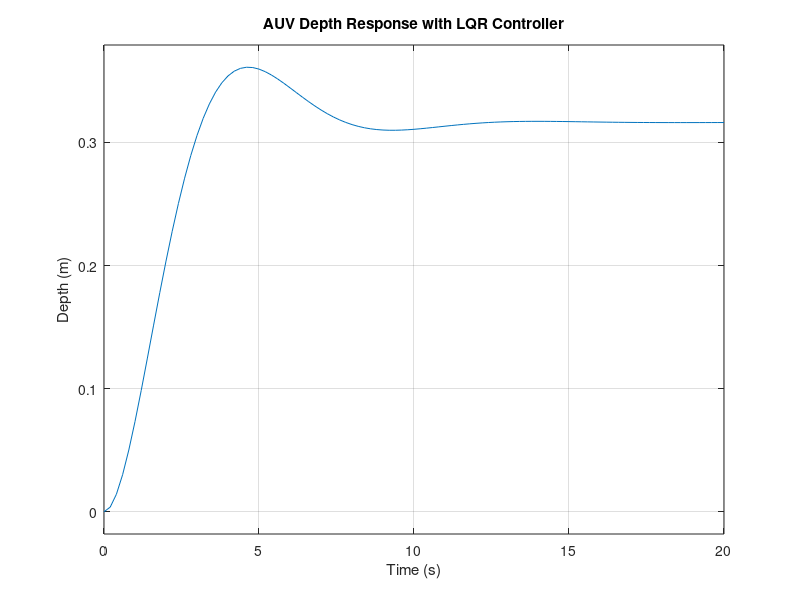

Source code (MATLAB):
% LQR Controller Basic Design
clc; clear; close all;

m = 5; b = 4; k = 3;
A = [0 1; -k/m -b/m];
B = [0; 1/m];
C = [1 0];
D = 0;

Q = C'*C;  % Same as [1 0; 0 0]
R = 1;

K = lqr(A, B, Q, R);
disp('LQR gain matrix K:');
disp(K);

Acl = A - B*K;
sys_cl = ss(Acl, B, C, D);
step(sys_cl);
title('AUV Depth Response with LQR Controller');
xlabel('Time (s)');
ylabel('Depth (m)');
grid on;